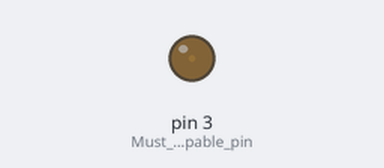
Simulated run of this sketch. Board: Arduino Uno, built with avr-gcc and run on an emulated ATmega328P. On the bench: output pins drawn as LEDs (lit = HIGH).

Above: at 0.05 s.
At 1.15 s:
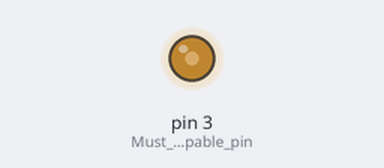
At 2.3 s:
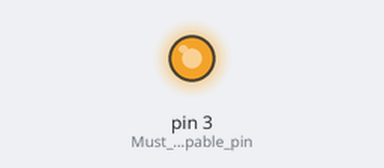
At 4.6 s:
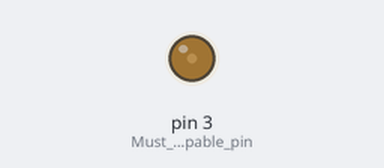
Timing chart, 0 to 6.7 s (numbered marks = the images above):
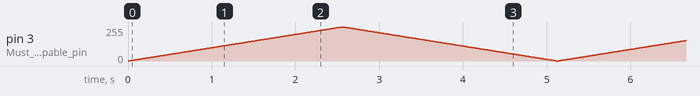

The sketch:

Job08.ino
```cpp
void setup() {
  pinMode(3, OUTPUT); // Must be a PWM-capable pin
}

void loop() {
  // Fade in
  for (int brightness = 0; brightness <= 255; brightness++) {
    analogWrite(3, brightness); // PWM value: 0 (off) to 255 (full brightness)
    delay(10); // Small delay to make the fade visible
  }

  // Fade out
  for (int brightness = 255; brightness >= 0; brightness--) {
    analogWrite(3, brightness);
    delay(10);
  }
}
```
